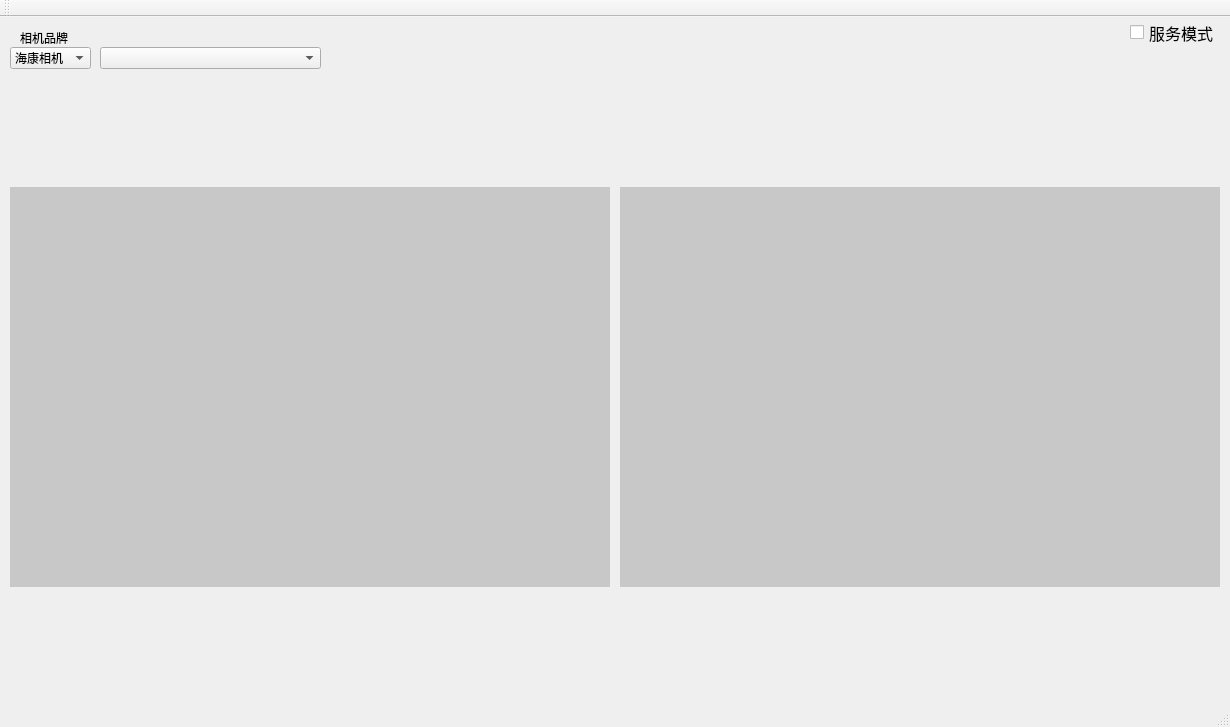
<?xml version="1.0" encoding="UTF-8"?>
<ui version="4.0">
 <class>MainWindow</class>
 <widget class="QMainWindow" name="MainWindow">
  <property name="enabled">
   <bool>true</bool>
  </property>
  <property name="geometry">
   <rect>
    <x>0</x>
    <y>0</y>
    <width>1230</width>
    <height>727</height>
   </rect>
  </property>
  <property name="windowTitle">
   <string>MainWindow</string>
  </property>
  <property name="autoFillBackground">
   <bool>false</bool>
  </property>
  <property name="toolButtonStyle">
   <enum>Qt::ToolButtonIconOnly</enum>
  </property>
  <property name="animated">
   <bool>true</bool>
  </property>
  <property name="documentMode">
   <bool>false</bool>
  </property>
  <property name="tabShape">
   <enum>QTabWidget::Rounded</enum>
  </property>
  <widget class="QWidget" name="centralWidget">
   <widget class="QLabel" name="label_img_one">
    <property name="geometry">
     <rect>
      <x>10</x>
      <y>170</y>
      <width>600</width>
      <height>400</height>
     </rect>
    </property>
    <property name="styleSheet">
     <string notr="true">background-color: rgb(200, 200, 200);</string>
    </property>
    <property name="text">
     <string/>
    </property>
   </widget>
   <widget class="QLabel" name="label_img_two">
    <property name="geometry">
     <rect>
      <x>620</x>
      <y>170</y>
      <width>600</width>
      <height>400</height>
     </rect>
    </property>
    <property name="styleSheet">
     <string notr="true">background-color: rgb(200, 200, 200);</string>
    </property>
    <property name="text">
     <string/>
    </property>
   </widget>
   <widget class="QCheckBox" name="checkBox">
    <property name="geometry">
     <rect>
      <x>1130</x>
      <y>0</y>
      <width>91</width>
      <height>31</height>
     </rect>
    </property>
    <property name="font">
     <font>
      <pointsize>12</pointsize>
     </font>
    </property>
    <property name="text">
     <string>服务模式</string>
    </property>
   </widget>
   <widget class="QLabel" name="label_info_one">
    <property name="geometry">
     <rect>
      <x>140</x>
      <y>590</y>
      <width>331</width>
      <height>61</height>
     </rect>
    </property>
    <property name="text">
     <string/>
    </property>
   </widget>
   <widget class="QLabel" name="label_info_two">
    <property name="geometry">
     <rect>
      <x>710</x>
      <y>590</y>
      <width>331</width>
      <height>61</height>
     </rect>
    </property>
    <property name="text">
     <string/>
    </property>
   </widget>
   <widget class="QComboBox" name="comboBox_enum_devices">
    <property name="geometry">
     <rect>
      <x>100</x>
      <y>30</y>
      <width>221</width>
      <height>22</height>
     </rect>
    </property>
   </widget>
   <widget class="QComboBox" name="comboBox_type">
    <property name="geometry">
     <rect>
      <x>10</x>
      <y>30</y>
      <width>81</width>
      <height>22</height>
     </rect>
    </property>
    <item>
     <property name="text">
      <string>海康相机</string>
     </property>
    </item>
    <item>
     <property name="text">
      <string>Basler相机</string>
     </property>
    </item>
   </widget>
   <widget class="QLabel" name="label">
    <property name="geometry">
     <rect>
      <x>20</x>
      <y>10</y>
      <width>61</width>
      <height>21</height>
     </rect>
    </property>
    <property name="text">
     <string>相机品牌</string>
    </property>
   </widget>
  </widget>
  <widget class="QMenuBar" name="menuBar">
   <property name="geometry">
    <rect>
     <x>0</x>
     <y>0</y>
     <width>1230</width>
     <height>23</height>
    </rect>
   </property>
  </widget>
  <widget class="QToolBar" name="mainToolBar">
   <attribute name="toolBarArea">
    <enum>TopToolBarArea</enum>
   </attribute>
   <attribute name="toolBarBreak">
    <bool>false</bool>
   </attribute>
  </widget>
  <widget class="QStatusBar" name="statusBar"/>
 </widget>
 <layoutdefault spacing="6" margin="11"/>
 <resources/>
 <connections/>
</ui>
